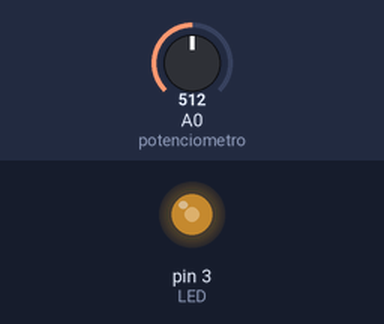
A sketch run on a simulated Arduino Uno, built with avr-gcc and run on an emulated ATmega328P. Parts: output pins drawn as LEDs (lit = HIGH). The test bench sets the inputs (shaded band); at power-on: A0 (potenciometro) = 512.

Above: at 1.2 s.
1.3 s: A0 (potenciometro) set to 716
At 2.0 s:
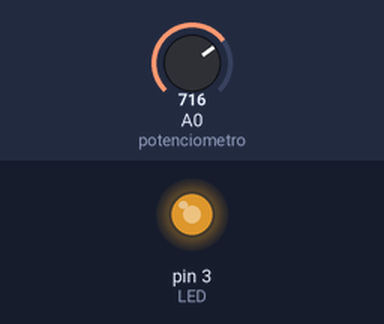
2.8 s: A0 (potenciometro) set to 900
At 3.1 s:
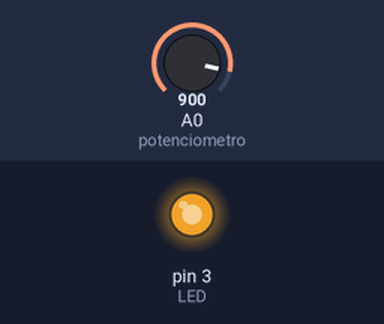
4.3 s: A0 (potenciometro) set to 122
At 5.4 s:
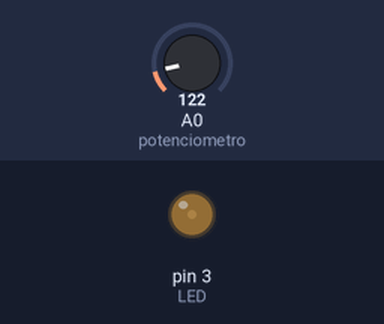
5.8 s: A0 (potenciometro) set to 0
At 6.6 s:
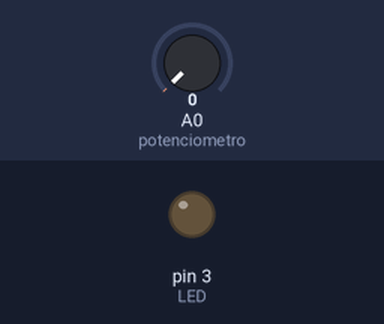
7.3 s: A0 (potenciometro) set to 511
At 7.7 s:
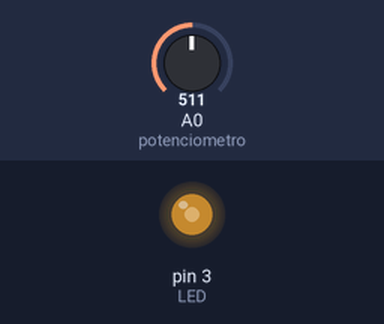
Timing chart, 0 to 9.8 s (numbered marks = the images above; inputs shaded):
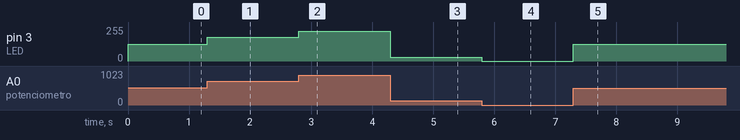

Measured:
- after the input at 1.3 s, pin 3 (LED): 127/255 → 178/255 at once
- after the input at 2.8 s, pin 3 (LED): 178/255 → 224/255 at once
- after the input at 4.3 s, pin 3 (LED): 224/255 → 30/255 at once
- after the input at 5.8 s, pin 3 (LED): 30/255 → 0/255 at once
- after the input at 7.3 s, pin 3 (LED): 0/255 → 127/255 at once

The sketch:

salidas_analogicas.ino
```cpp
const int LED = 3;
const int potenciometro = A0;

// Variables para almacenar la lectura del potenciómetro
int lectura;
int convertido;

void setup()
{

}

void loop()
{
  // Leemos el valor del potenciómetro
  lectura = analogRead(potenciometro);

  // Convertimos el valor leído (que estará entre 0 y 1023) a un rango de 0 a 255
  // Se utiliza el número 255 porque la función analogWrite() acepta valores de 0 a 255
  // Donde 0 significa que el LED está apagado y 255 significa que el LED está en su brillo máximo
  convertido = map(lectura, 0, 1023, 0, 255);


  // Esto cambiará el brillo del LED dependiendo de la posición del potenciómetro
  analogWrite(LED, convertido);
}
```
